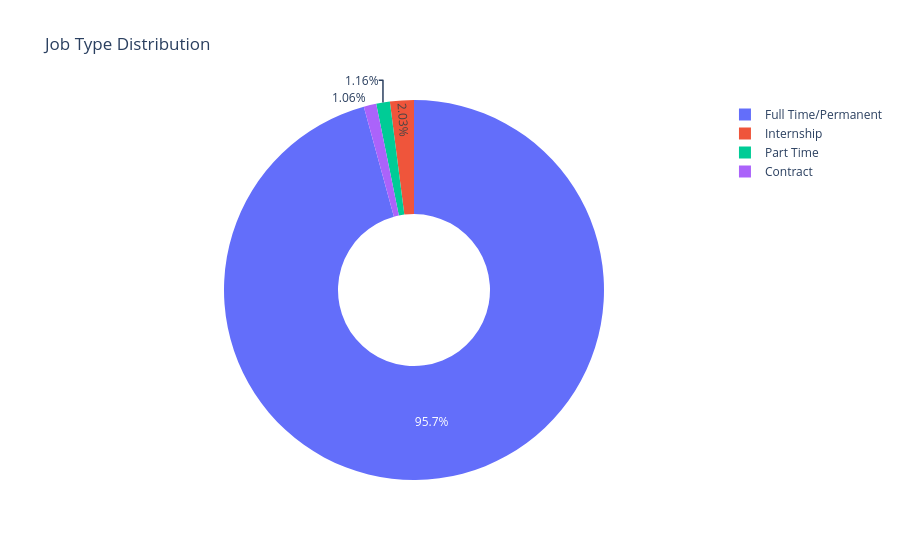

Source (notebook cell):
### Code cell
# --- Job Type Breakdown ---
job_type_counts = df['Job Type'].value_counts().reset_index()
job_type_counts.columns = ['Job Type', 'count']

fig = px.pie(
    job_type_counts,
    names='Job Type', values='count',
    title='Job Type Distribution',
    hole=0.4   # donut chart — cleaner than pie
)
fig.show()

### Figure 1 — Plotly figure (JSON) as saved in the notebook; plotly's stock layout.template omitted (floating-point values rounded to 4 significant figures)
{"data": [{"domain": {"x": [0, 1], "y": [0, 1]}, "hole": 0.4, "hovertemplate": "Job Type=%{label}<br>count=%{value}<extra></extra>", "labels": ["Full Time/Permanent", "Internship", "Part Time", "Contract"], "legendgroup": "", "name": "", "showlegend": true, "type": "pie", "values": [990, 21, 12, 11]}], "layout": {"legend": {"tracegroupgap": 0}, "title": {"text": "Job Type Distribution"}}}
